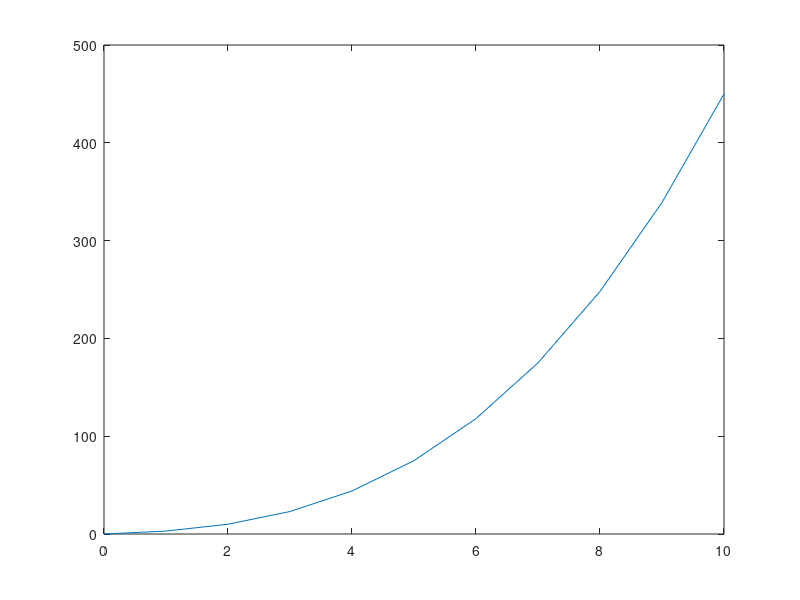

Write the MATLAB code that produced this figure.
clc;
l=10; %length of interval
N=10; %# of steps
h=l/N;
f(1)=0;

for n=1:N
    f(n+1) = f(n) + h*(n^2+n+1);
end

x=linspace(0,l,N+1);
plot(x,f);